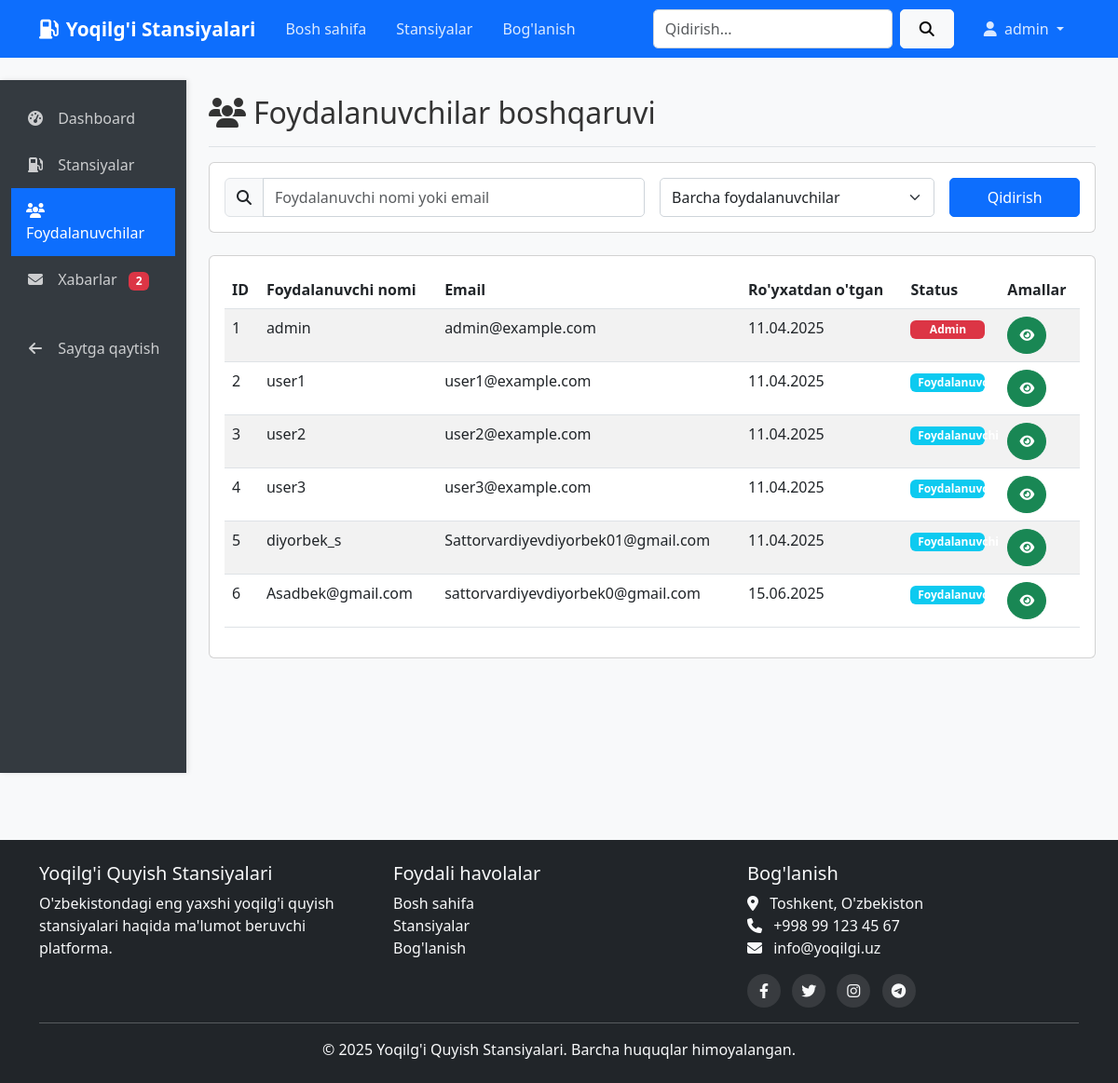
The app's page /admin/users (signed in) with its own data.
### app.py (models this page shows)
class User(db.Model):
    id = db.Column(db.Integer, primary_key=True)
    username = db.Column(db.String(50), unique=True, nullable=False)
    password = db.Column(db.String(200), nullable=False)
    email = db.Column(db.String(100), unique=True, nullable=False)
    is_admin = db.Column(db.Boolean, default=False)
    created_at = db.Column(db.DateTime, default=datetime.utcnow)

### app.py (the view)
@app.route('/admin/users')
def admin_users():
    if not session.get('is_admin'):
        flash('Access denied. Admin rights required.', 'error')
        return redirect(url_for('index'))
    users = User.query.all()
    return render_template('admin/users.html', users=users)

### app.py (called while the page is built)
@app.context_processor
def inject_unread_messages_count():
    if session.get('is_admin'):
        unread_messages_count = Message.query.filter_by(is_read=False).count()
        return dict(unread_messages_count=unread_messages_count)
    return dict(unread_messages_count=0)

### templates/admin/users.html (shortened to what this page needs)
{% extends "base.html" %}
{% block content %}
<div class="container-fluid">
    <div class="row">
        <div class="col-md-3 col-lg-2 admin-sidebar d-md-block d-none">
            <div class="position-sticky pt-3">
                <ul class="nav flex-column">
                    <li class="nav-item">
                        <a class="nav-link" href="{{ url_for('admin_dashboard') }}">
                            <i class="fas fa-tachometer-alt"></i>
                            Dashboard
                        </a>
                    </li>
                    <li class="nav-item">
                        <a class="nav-link" href="{{ url_for('admin_stations') }}">
                            <i class="fas fa-gas-pump"></i>
                            Stansiyalar
                        </a>
                    </li>
                    <li class="nav-item">
                        <a class="nav-link active" href="{{ url_for('admin_users') }}">
                            <i class="fas fa-users"></i>
                            Foydalanuvchilar
                        </a>
                    </li>
                    <li class="nav-item">
                        <a class="nav-link" href="{{ url_for('admin_messages') }}">
                            <i class="fas fa-envelope"></i>
                            Xabarlar
                            {% if unread_messages_count is defined and unread_messages_count > 0 %}
                                <span class="badge bg-danger ms-2">{{ unread_messages_count }}</span>
                            {% endif %}
                        </a>
                    </li>
                    <li class="nav-item mt-4">
                        <a class="nav-link" href="{{ url_for('index') }}">
                            <i class="fas fa-arrow-left"></i>
                            Saytga qaytish
                        </a>
                    </li>
                </ul>
            </div>
        </div>
        <div class="col-md-9 col-lg-10 ms-sm-auto px-md-4">
            <div class="d-flex justify-content-between flex-wrap flex-md-nowrap align-items-center pt-3 pb-2 mb-3 border-bottom">
                <h1 class="h2"><i class="fas fa-users me-2"></i>Foydalanuvchilar boshqaruvi</h1>
            </div>
            <div class="card mb-4">
                <div class="card-body">
                    <form action="{{ url_for('admin_users') }}" method="GET">
                        <div class="row g-3">
                            <div class="col-md-6">
                                <div class="input-group">
                                    <span class="input-group-text"><i class="fas fa-search"></i></span>
                                    <input type="text" class="form-control" name="q" placeholder="Foydalanuvchi nomi yoki email" value="{{ request.args.get('q', '') }}">
                                </div>
                            </div>
                            <div class="col-md-4">
                                <select class="form-select" name="role">
                                    <option value="">Barcha foydalanuvchilar</option>
                                </select>
                            </div>
                            <div class="col-md-2">
                                <button type="submit" class="btn btn-primary w-100">Qidirish</button>
                            </div>
                        </div>
                    </form>
                </div>
            </div>
            <div class="card">
                <div class="card-body">
                    <div class="table-responsive">
                        <table class="table table-striped table-hover">
                            <thead>
                                <tr>
                                    <th>ID</th>
                                    <th>Foydalanuvchi nomi</th>
                                    <th>Email</th>
                                    <th>Ro'yxatdan o'tgan</th>
                                    <th>Status</th>
                                    <th>Amallar</th>
                                </tr>
                            </thead>
                            <tbody>
                                {% for user in users %}
                                <tr>
                                    <td>{{ user.id }}</td>
                                    <td>{{ user.username }}</td>
                                    <td>{{ user.email }}</td>
                                    <td>{{ user.created_at.strftime('%d.%m.%Y') }}</td>
                                    <td>
                                        {% if user.is_admin %}
                                        <span class="badge bg-danger user-role-badge">Admin</span>
                                        {% else %}
                                        <span class="badge bg-info user-role-badge">Foydalanuvchi</span>
                                        {% endif %}
                                    </td>
                                    <td>
                                        <button type="button" class="btn btn-sm btn-success action-btn view-user-btn" title="Batafsil" data-bs-toggle="modal" data-bs-target="#viewUserModal" data-user-id="{{ user.id }}" data-username="{{ user.username }}" data-email="{{ user.email }}" data-created="{{ user.created_at.strftime('%d.%m.%Y') }}" data-is-admin="{{ 'true' if user.is_admin else 'false' }}">
                                            <i class="fas fa-eye"></i>
                                        </button>
                                    </td>
                                </tr>
                                {% endfor %}
                            </tbody>
                        </table>
                    </div>
                </div>
            </div>
        </div>
    </div>
</div>
{% endblock %}

### templates/base.html (shortened to what this page needs)
<!DOCTYPE html>
<html lang="uz">
<head>
    <link rel="stylesheet" href="https://cdnjs.cloudflare.com/ajax/libs/font-awesome/6.4.0/css/all.min.css">
    <link href="https://cdn.jsdelivr.net/npm/bootstrap@5.3.0-alpha1/dist/css/bootstrap.min.css" rel="stylesheet">
    <link rel="stylesheet" href="{{ url_for('static', filename='css/style.css') }}">
</head>
<body>
    <nav class="navbar navbar-expand-lg navbar-dark bg-primary sticky-top">
        <div class="container">
            <a class="navbar-brand" href="{{ url_for('index') }}">
                <i class="fas fa-gas-pump me-2"></i>Yoqilg'i Stansiyalari
            </a>
            <div class="collapse navbar-collapse" id="navbarNav">
                <ul class="navbar-nav me-auto">
                    <li class="nav-item">
                        <a class="nav-link" href="{{ url_for('index') }}">Bosh sahifa</a>
                    </li>
                    <li class="nav-item">
                        <a class="nav-link" href="{{ url_for('stations') }}">Stansiyalar</a>
                    </li>
                    <li class="nav-item">
                        <a class="nav-link" href="{{ url_for('contact') }}">Bog'lanish</a>
                    </li>
                </ul>
                <form class="d-flex me-3" action="{{ url_for('search') }}" method="GET">
                    <input class="form-control me-2" type="search" name="q" placeholder="Qidirish..." aria-label="Search">
                    <button class="btn btn-light" type="submit"><i class="fas fa-search"></i></button>
                </form>
                <ul class="navbar-nav">
                    {% if session.get('user_id') %}
                        <li class="nav-item dropdown">
                            <a class="nav-link dropdown-toggle" href="#" id="navbarDropdown" role="button" data-bs-toggle="dropdown" aria-expanded="false">
                                <i class="fas fa-user me-1"></i> {{ session.get('username') }}
                            </a>
                        </li>
                    {% endif %}
                </ul>
            </div>
        </div>
    </nav>
    <main class="py-4">
        {% block content %}{% endblock %}
    </main>
    <footer class="bg-dark text-light py-4 mt-5">
        <div class="container">
            <div class="row">
                <div class="col-md-4">
                    <h5>Yoqilg'i Quyish Stansiyalari</h5>
                    <p>O'zbekistondagi eng yaxshi yoqilg'i quyish stansiyalari haqida ma'lumot beruvchi platforma.</p>
                </div>
                <div class="col-md-4">
                    <h5>Foydali havolalar</h5>
                    <ul class="list-unstyled">
                        <li><a href="{{ url_for('index') }}" class="text-light">Bosh sahifa</a></li>
                        <li><a href="{{ url_for('stations') }}" class="text-light">Stansiyalar</a></li>
                        <li><a href="{{ url_for('contact') }}" class="text-light">Bog'lanish</a></li>
                    </ul>
                </div>
                <div class="col-md-4">
                    <h5>Bog'lanish</h5>
                    <address>
                        <i class="fas fa-map-marker-alt me-2"></i> Toshkent, O'zbekiston<br>
                        <i class="fas fa-phone me-2"></i> +998 99 123 45 67<br>
                        <i class="fas fa-envelope me-2"></i> info@yoqilgi.uz
                    </address>
                    <div class="social-links mt-2">
                        <a href="#" class="text-light me-2"><i class="fab fa-facebook-f"></i></a>
                        <a href="#" class="text-light me-2"><i class="fab fa-twitter"></i></a>
                        <a href="#" class="text-light me-2"><i class="fab fa-instagram"></i></a>
                        <a href="#" class="text-light"><i class="fab fa-telegram"></i></a>
                    </div>
                </div>
            </div>
            <hr class="my-3">
            <div class="text-center">
                <p class="mb-0">&copy; 2025 Yoqilg'i Quyish Stansiyalari. Barcha huquqlar himoyalangan.</p>
            </div>
        </div>
    </footer>
</body>
</html>

### static/css/style.css (style rules this page uses)
body { font-family: 'Segoe UI', Tahoma, Geneva, Verdana, sans-serif; color: #333; background-color: #f8f9fa; }
.navbar-brand { font-weight: 700; font-size: 1.3rem; }
.navbar-dark .navbar-nav .nav-link { color: rgba(255, 255, 255, 0.85); padding: 0.7rem 1rem; transition: all 0.3s ease; }
.btn { border-radius: 5px; font-weight: 500; padding: 0.5rem 1.25rem; transition: all 0.3s ease; }
.btn-primary { background-color: #0d6efd; border-color: #0d6efd; }
.form-control, .form-select { border-radius: 5px; padding: 0.5rem 0.75rem; border: 1px solid #ced4da; transition: border-color 0.3s ease, box-shadow 0.3s ease; }
footer { background-color: #343a40; color: rgba(255, 255, 255, 0.8); padding: 3rem 0 2rem; margin-top: 4rem; }
footer a { color: rgba(255, 255, 255, 0.8); text-decoration: none; transition: color 0.3s ease; }
.social-links a { display: inline-flex; align-items: center; justify-content: center; width: 36px; height: 36px; border-radius: 50%; background-color: rgba(255, 255, 255, 0.1); transition: all 0.3s ease; }

### templates/admin/users.html (style rules this page uses)
.admin-sidebar { background-color: #343a40; color: white; min-height: calc(100vh - 56px); box-shadow: 2px 0 5px rgba(0, 0, 0, 0.1); position: sticky; top: 56px; }
.admin-sidebar .nav-link { color: rgba(255, 255, 255, 0.75); padding: 0.8rem 1rem; border-radius: 0; }
.admin-sidebar .nav-link.active { color: white; background-color: #0d6efd; }
.admin-sidebar .nav-link i { margin-right: 10px; width: 20px; text-align: center; }
.action-btn { width: 40px; height: 40px; border-radius: 50%; display: inline-flex; align-items: center; justify-content: center; margin-right: 5px; }
.user-role-badge { width: 80px; }

### records on screen
User: get "admin", id "1", username "admin", email "admin@example.com", created_at "11.04.2025", is_admin "Admin"
User: id "2", username "user1", email "user1@example.com", created_at "11.04.2025", is_admin "Foydalanuvchi"
User: id "3", username "user2", email "user2@example.com", created_at "11.04.2025", is_admin "Foydalanuvchi"
User: id "4", username "user3", email "user3@example.com", created_at "11.04.2025", is_admin "Foydalanuvchi"
User: id "5", username "diyorbek_s", email "Sattorvardiyevdiyorbek01@gmail.com", created_at "11.04.2025", is_admin "Foydalanuvchi"
User: id "6", username "Asadbek@gmail.com", email "sattorvardiyevdiyorbek0@gmail.com", created_at "15.06.2025", is_admin "Foydalanuvchi"

### other values on screen
{{ unread_messages_count }} "2"
